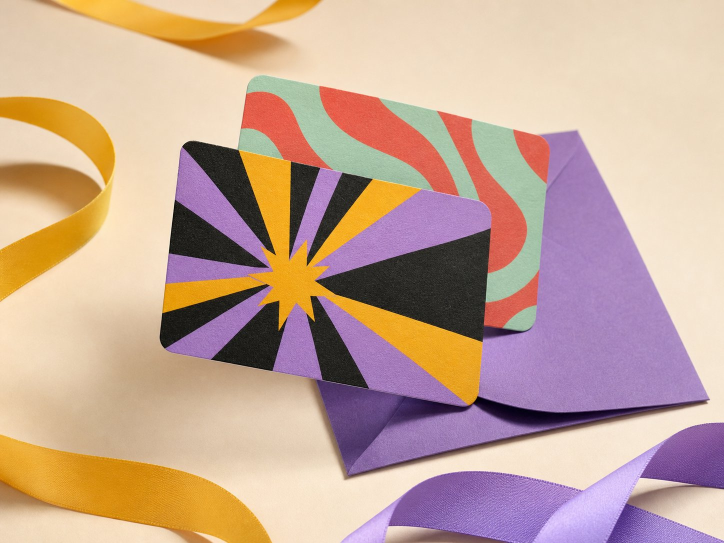
#> input picture apps/mobile/assets/images/gift-cards-hero.jpg, 1448 x 1086 px, given as the content of the folder ../apps/mobile/assets/images/gift-cards-hero.jpg, which was not available (shown at 1/2 size)
$ python normalize-catalogue-images.py ../apps/mobile/assets/images/gift-cards-hero.jpg ../apps/mobile/assets/images/loyalty-gift.jpg
#> lines starting #> are read from the running program, lines starting #| are printed output that depends on the picture
#!/usr/bin/env python3
"""
Photos du catalogue officiel → format unique de l'application (13/11/2026).

Pourquoi : les photos des marques arrivent avec des fonds différents (blanc pur,
gris clair, gris moyen, photos d'ambiance) et des formats différents (carré,
paysage…). Dans un cadre 2:3, cela donne des bandes visibles autour de la photo
ou des produits rognés. Les références (Zalando, Veepee) montrent au contraire
TOUTES les photos produit sur un même fond gris très clair, produit entier.

Règle :
  • « packshot » (bords uniformes) : le fond est ramené au blanc (gain par canal
    calculé sur la couleur des bords), puis la photo est posée en mode
    « produit » (multiplication) sur une toile 2:3 de la couleur commune
    CANVAS : le blanc devient exactement CANVAS, le produit reste net. Produit
    centré, entier, avec une marge régulière.
  • « ambiance » (bords variés : mannequin en situation, décor) : recadrage 2:3
    centré, la photo remplit le cadre.

Usage : python3 scripts/normalize-catalogue-images.py <dossier_source> <dossier_cible>
"""
import statistics
import sys
from pathlib import Path

from PIL import Image, ImageChops

CANVAS = (0xF3, 0xF3, 0xF3)      # = PUBLICATION_PALETTE.neutral (fond des cadres)
OUT_W, OUT_H = 1000, 1500         # 2:3, comme la carte produit et les cadres Publication
MARGIN = 0.10                     # marge autour d'un packshot (fraction de la largeur)
UNIFORM_TOLERANCE = 18            # écart de luminance toléré sur un bord « uniforme »
UNIFORM_SHARE = 0.92              # part des pixels du bord qui doivent être uniformes
# Fonds gris non uniformes (studio en dégradé) : un rectangle plus clair apparaîtrait.
FORCE_PHOTO = {'levis-501-original-1', 'zara-pleated-mini-dress-1'}
FORCE_PACKSHOT = set()


def border_pixels(im):
    w, h = im.size
    px = im.load()
    step = max(1, min(w, h) // 200)
    pts = [px[x, 0] for x in range(0, w, step)] + [px[x, h - 1] for x in range(0, w, step)]
    pts += [px[0, y] for y in range(0, h, step)] + [px[w - 1, y] for y in range(0, h, step)]
    return pts


def classify(im, stem):
    if stem in FORCE_PHOTO:
        return 'photo', None
    pts = border_pixels(im)
    edge = tuple(int(statistics.median(p[i] for p in pts)) for i in range(3))
    lum = sum(edge) / 3
    close = sum(1 for p in pts if abs(sum(p) / 3 - lum) <= UNIFORM_TOLERANCE)
    if stem in FORCE_PACKSHOT or (close / len(pts) >= UNIFORM_SHARE and lum >= 180):
        return 'packshot', edge
    return 'photo', None


def packshot(im, edge):
    # 1. fond → blanc : gain par canal (le produit s'éclaircit d'autant, c'est minime
    #    pour les fonds blancs/gris clairs ; borné pour les gris moyens).
    gains = [min(1.35, 255.0 / max(1, c)) for c in edge]
    r, g, b = im.split()
    r = r.point(lambda v, k=gains[0]: min(255, int(v * k + 0.5)))
    g = g.point(lambda v, k=gains[1]: min(255, int(v * k + 0.5)))
    b = b.point(lambda v, k=gains[2]: min(255, int(v * k + 0.5)))
    im = Image.merge('RGB', (r, g, b))
    # 2. recadrage serré sur le produit (tout ce qui n'est pas quasi blanc)
    diff = ImageChops.difference(im, Image.new('RGB', im.size, (255, 255, 255))).convert('L')
    box = diff.point(lambda v: 255 if v > 14 else 0).getbbox() or (0, 0, *im.size)
    im = im.crop(box)
    # 3. produit entier dans la zone utile, centré
    avail_w = OUT_W * (1 - 2 * MARGIN)
    avail_h = OUT_H * (1 - 2 * MARGIN)
    scale = min(avail_w / im.width, avail_h / im.height)
    im = im.resize((max(1, int(im.width * scale)), max(1, int(im.height * scale))), Image.LANCZOS)
    white = Image.new('RGB', (OUT_W, OUT_H), (255, 255, 255))
    white.paste(im, ((OUT_W - im.width) // 2, (OUT_H - im.height) // 2))
    # 4. multiplication sur la toile commune : le blanc devient CANVAS
    return ImageChops.multiply(white, Image.new('RGB', (OUT_W, OUT_H), CANVAS))


def photo(im):
    target = OUT_W / OUT_H
    if im.width / im.height > target:
        w = int(im.height * target)
        left = (im.width - w) // 2
        im = im.crop((left, 0, left + w, im.height))
    else:
        h = int(im.width / target)
        top = max(0, (im.height - h) // 3)   # léger biais vers le haut (visages, encolures)
        im = im.crop((0, top, im.width, top + h))
    return im.resize((OUT_W, OUT_H), Image.LANCZOS)


def main(src, dst):
    dst.mkdir(parents=True, exist_ok=True)
    for path in sorted(src.glob('*.jpg')):
        im = Image.open(path).convert('RGB')
#> im is the input picture: PIL image 1448x1086 RGB; mean R, G, B 197.9, 166.5, 150.3
        kind, edge = classify(im, path.stem)
#> in border_pixels, `pts = [px[x, 0] for x in range(0, w, step)] + [px[x, h - 1] for x in r..`: pts = 580 items, first 6: (219, 195, 169), (219, 195, 169), (221, 197, 171), (222, 198, 172), (220, 196, 170), (221, 197, 171)
#> in border_pixels, `pts += [px[0, y] for y in range(0, h, step)] + [px[w - 1, y] for y in ..`: pts = 1016 items, first 6: (219, 195, 169), (219, 195, 169), (221, 197, 171), (222, 198, 172), (220, 196, 170), (221, 197, 171)
#> in classify, `edge = tuple(int(statistics.median(p[i] for p in pts)) for i in range(..`: edge = (234, 212, 187)
#> in classify, `lum = sum(edge) / 3`: lum = 211
#> in classify, `close = sum(1 for p in pts if abs(sum(p) / 3 - lum) <= UNIFORM_TOLERAN..`: close = 671
#> kind = 'photo'
        out = packshot(im, edge) if kind == 'packshot' else photo(im)
#> in photo, `im = im.crop((left, 0, left + w, im.height))`:
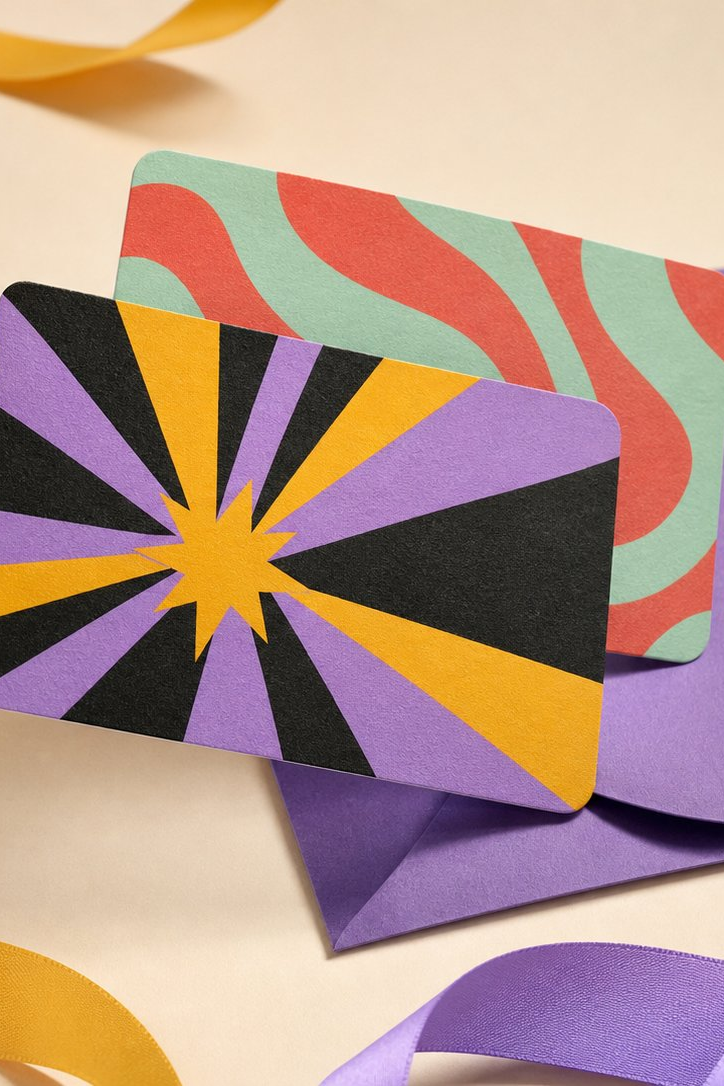
#> im: PIL image 724x1086 RGB; mean R, G, B 181.2, 148.3, 135.5
        out.save(dst / path.name, quality=84, optimize=True, progressive=True)
        print(f'{path.name:40s} {kind:8s} {edge or ""}')
#| gift-cards-hero.jpg                      photo


if __name__ == '__main__':
    main(Path(sys.argv[1]), Path(sys.argv[2]))

$ run again, on apps/mobile/assets/images/loyalty-gift.jpg
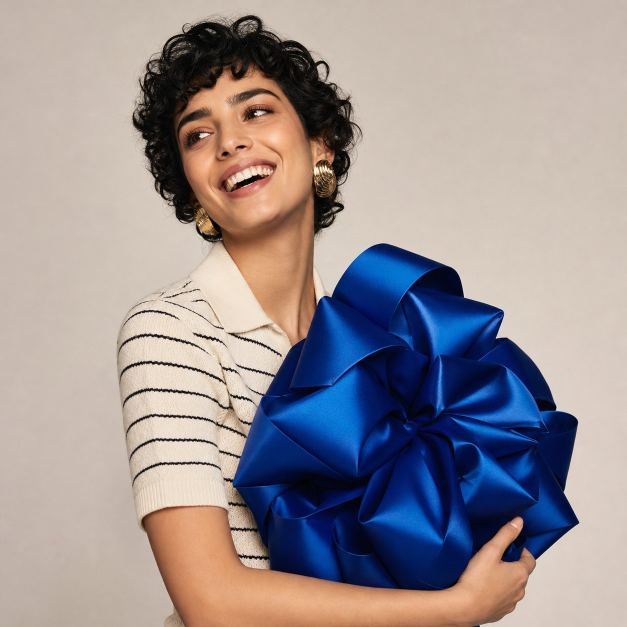
#> input picture apps/mobile/assets/images/loyalty-gift.jpg, 1254 x 1254 px, given as the content of the folder ../apps/mobile/assets/images/loyalty-gift.jpg, which was not available (shown at 1/2 size)
#> in main, im is the input picture: PIL image 1254x1254 RGB; mean R, G, B 153.9, 145.2, 147.1
#> in border_pixels, `pts = [px[x, 0] for x in range(0, w, step)] + [px[x, h - 1] for x in r..`: pts = 418 items, first 6: (194, 180, 171), (194, 180, 171), (193, 179, 170), (193, 179, 168), (196, 182, 171), (195, 181, 170)
#> in border_pixels, `pts += [px[0, y] for y in range(0, h, step)] + [px[w - 1, y] for y in ..`: pts = 836 items, first 6: (194, 180, 171), (194, 180, 171), (193, 179, 170), (193, 179, 168), (196, 182, 171), (195, 181, 170)
#> edge = (199, 185, 175)
#> lum = 186.3
#> close = 694
#> kind = 'photo'
#> in photo, `im = im.crop((left, 0, left + w, im.height))`:
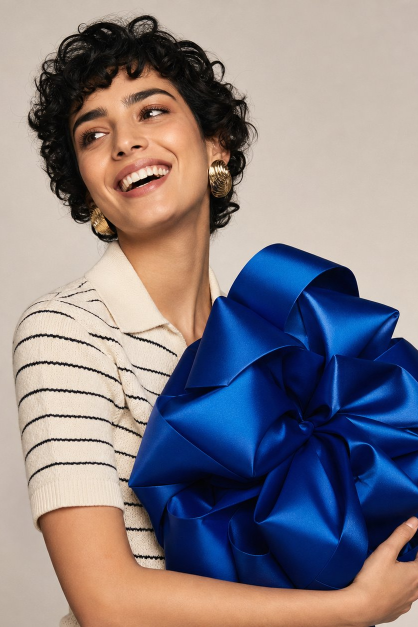
#> im: PIL image 836x1254 RGB (shown at 1/2 size); mean R, G, B 134.4, 126.9, 132.7
#| loyalty-gift.jpg                         photo

$ run again, on apps/mobile/assets/images/loyalty-style.jpg
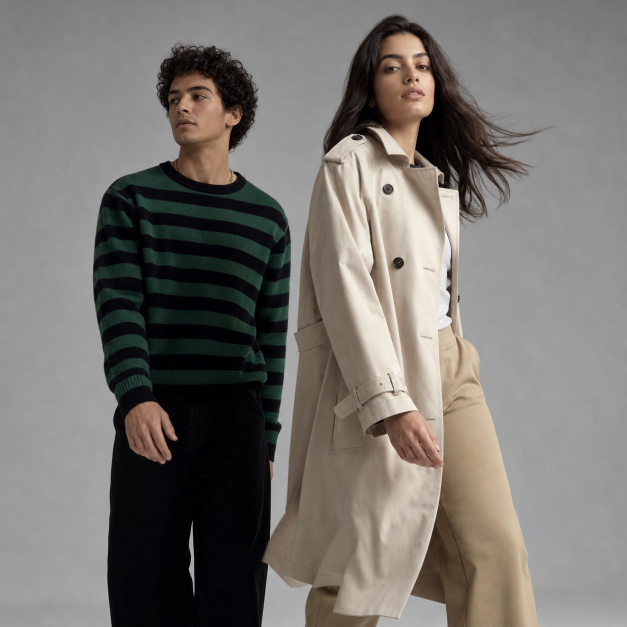
#> input picture apps/mobile/assets/images/loyalty-style.jpg, 1254 x 1254 px, given as the content of the folder ../apps/mobile/assets/images/loyalty-style.jpg, which was not available (shown at 1/2 size)
#> in main, im is the input picture: PIL image 1254x1254 RGB; mean R, G, B 119.6, 115.8, 111.6
#> in border_pixels, `pts = [px[x, 0] for x in range(0, w, step)] + [px[x, h - 1] for x in r..`: pts = 418 items, first 6: (124, 125, 127), (123, 124, 126), (123, 124, 126), (123, 124, 126), (122, 123, 125), (123, 124, 126)
#> in border_pixels, `pts += [px[0, y] for y in range(0, h, step)] + [px[w - 1, y] for y in ..`: pts = 836 items, first 6: (124, 125, 127), (123, 124, 126), (123, 124, 126), (123, 124, 126), (122, 123, 125), (123, 124, 126)
#> edge = (142, 142, 143)
#> lum = 142.3
#> close = 582
#> kind = 'photo'
#> in photo, `im = im.crop((left, 0, left + w, im.height))`:
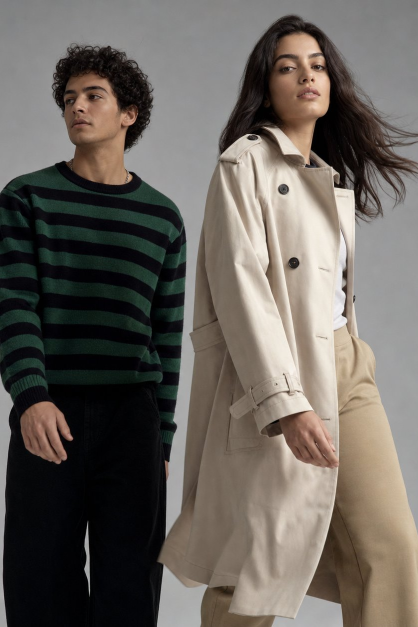
#> im: PIL image 836x1254 RGB (shown at 1/2 size); mean R, G, B 105, 99.1, 92.8
#| loyalty-style.jpg                        photo
